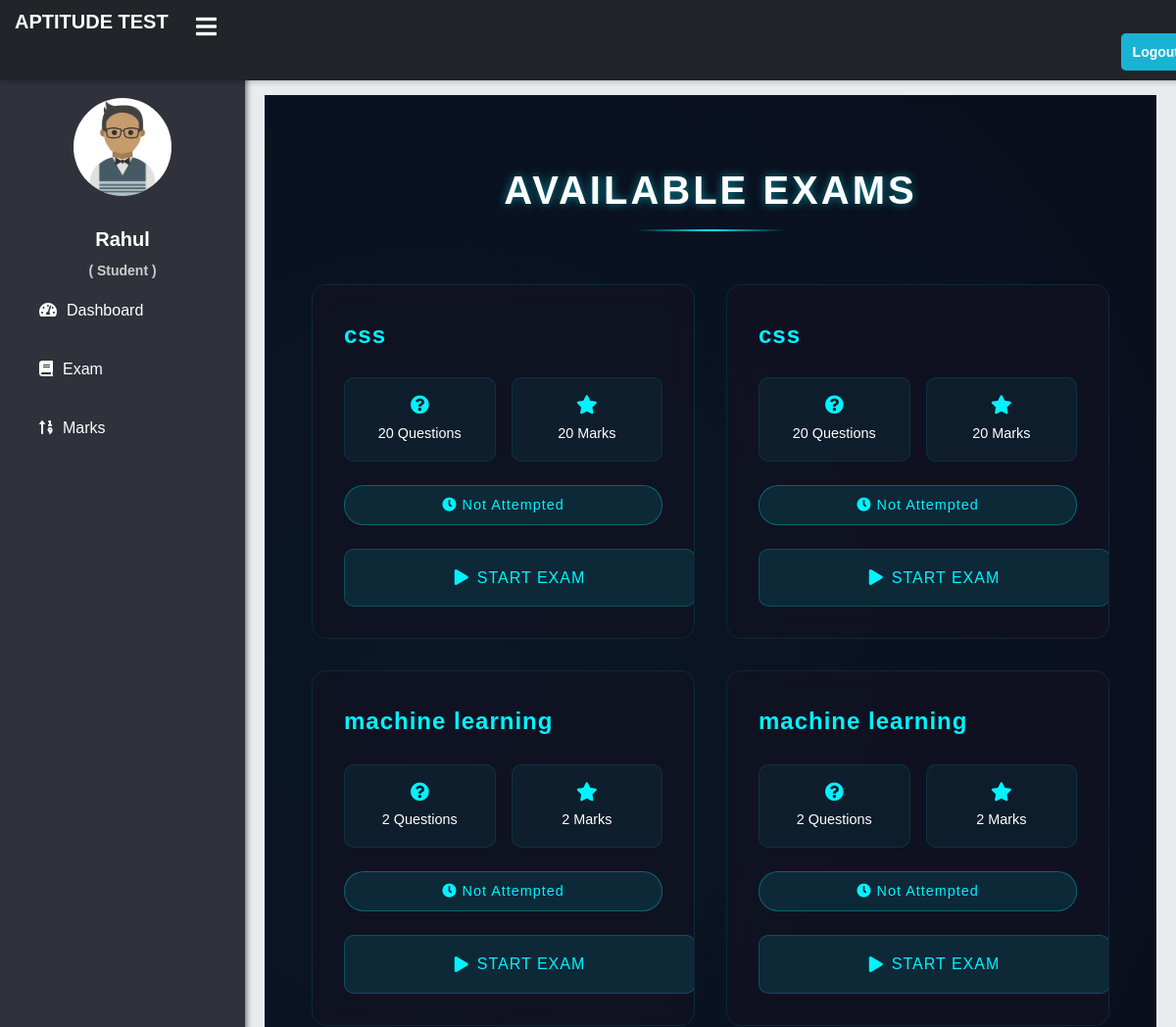
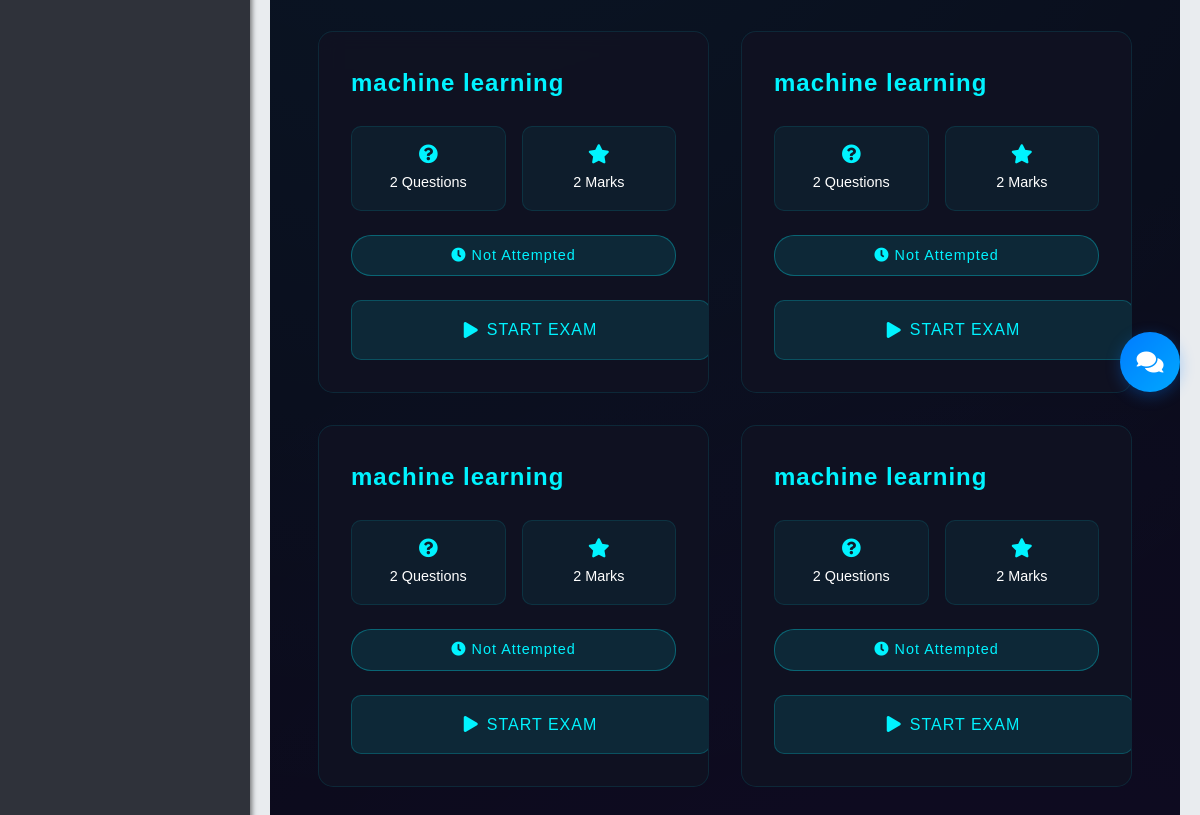
Page /student/student-exam (signed in) on the committed database (2 pictures, top to bottom).
### quiz/models.py (models this page shows, shortened)
class Course(models.Model):
   course_name = models.CharField(max_length=50)
   question_number = models.PositiveIntegerField()
   total_marks = models.PositiveIntegerField()

### student/views.py (the view)
# urls.py: path('student-exam', views.student_exam_view,name='student-exam'),
@login_required(login_url='studentlogin')
@user_passes_test(is_student)
def student_exam_view(request):
    courses=QMODEL.Course.objects.all()
    return render(request,'student/student_exam.html',{'courses':courses})

### student/views.py (called while the page is built)
def is_student(user):
    return user.groups.filter(name='STUDENT').exists()

### templates/student/student_exam.html (shortened to what this page needs)
{% extends 'student/studentbase.html' %}
{% load static %}
{% block content %}
<div class="exam-container">
  <h2 class="section-title">Available Exams</h2>
  <div class="exam-grid">
    {% for course in courses %}
    <div class="exam-card">
      <div class="exam-name">{{ course.course_name }}</div>
      <div class="exam-stats">
        <div class="stat-item">
          <i class="fas fa-question-circle"></i>
          <span>{{ course.question_number }} Questions</span>
        </div>
        <div class="stat-item">
          <i class="fas fa-star"></i>
          <span>{{ course.total_marks }} Marks</span>
        </div>
      </div>
      {% if course.completed %}
        {% if course.passed %}
          <div class="exam-status status-completed">
            <i class="fas fa-check-circle"></i> Completed
          </div>
          <div class="score-display score-passed">
            Score: {{ course.score }}/{{ course.total_marks }}
          </div>
        {% else %}
          <div class="exam-status status-failed">
            <i class="fas fa-times-circle"></i> Failed
          </div>
          <div class="score-display score-failed">
            Score: {{ course.score }}/{{ course.total_marks }}
          </div>
        {% endif %}
        <a href="{% url 'check-marks' course.id %}" class="action-button">
          <i class="fas fa-chart-bar"></i> View Details
        </a>
      {% else %}
        <div class="exam-status status-pending">
          <i class="fas fa-clock"></i> Not Attempted
        </div>
        <a href="{% url 'take-exam' course.id %}" class="action-button">
          <i class="fas fa-play"></i> Start Exam
        </a>
      {% endif %}
    </div>
    {% empty %}
    <div class="empty-state">
      <i class="fas fa-book-open"></i>
      <p>No exams available at the moment</p>
    </div>
    {% endfor %}
  </div>
</div>
{% endblock content %}

### templates/student/studentbase.html (shortened to what this page needs)
<!DOCTYPE html>
{% load static %}
<html lang="en" dir="ltr">
<head>
    <link rel="stylesheet" href="https://cdnjs.cloudflare.com/ajax/libs/font-awesome/5.15.4/css/all.min.css">
    <link rel="stylesheet" href="{% static 'css/chatbot.css' %}">
</head>
<body>
    <header>
        <label for="check">
            <i style="left: 200px; margin-top: 5px;" class="fas fa-bars" id="sidebar_btn"></i>
        </label>
        <div class="left_area">
            <h3>Aptitude Test</h3>
        </div>
        <div class="right_area">
            <a href="/logout" class="logout_btn">Logout</a>
        </div>
    </header>
    <div class="sidebar">
        <center>
            <img src="{% static 'image/student.png' %}" class="profile_image" alt="">
            <h4>{{ request.user.first_name }}</h4>
            <h6>( Student )</h6>
        </center>
        <a href="/student/student-dashboard"><i class="fas fa-tachometer-alt"></i><span>Dashboard</span></a>
        <a href="/student/student-exam"><i class="fas fa-book"></i><span>Exam</span></a>
        <a href="/student/student-marks"><i class="fas fa-sort-numeric-up"></i><span>Marks</span></a>
    </div>
    <div class="content">
        <br><br><br>
        {% block content %}
        {% endblock content %}
        <br><br><br>
        {% include "quiz/footer.html" %}
    </div>
</body>
</html>

### templates/student/studentbase.html (style rules this page uses)
body { margin: 0; padding: 0; font-family: "Arial", sans-serif; background-color: #f4f4f4; color: #333; line-height: 1.6; }
header { position: fixed; background: #22242A; padding: 10px 15px; width: 100%; z-index: 1; box-shadow: 0 2px 5px rgba(0, 0, 0, 0.2); }
.left_area h3 { color: #fff; margin: 0; text-transform: uppercase; font-size: 20px; font-weight: 700; line-height: 1.2; }
.logout_btn { padding: 8px 12px; background: #19B3D3; text-decoration: none; float: right; border-radius: 5px; font-size: 14px; font-weight: 600; color: #fff; transition: background 0.3s, transform 0.3s; }
.sidebar { background: #2f323a; margin-top: 70px; padding-top: 30px; position: fixed; left: 0; width: 250px; height: 100%; transition: left 0.3s; box-shadow: 2px 0 5px rgba(0, 0, 0, 0.5); overflow-y: auto; }
.sidebar .profile_image { width: 100px; height: 100px; border-radius: 50%; margin-bottom: 10px; }
.sidebar h4 { color: #fff; margin: 10px 0 5px; font-size: 20px; }
.sidebar h6 { color: #ccc; margin: 0; font-size: 14px; }
.sidebar a { color: #fff; display: block; width: 100%; line-height: 60px; text-decoration: none; padding-left: 40px; box-sizing: border-box; transition: background 0.3s, padding-left 0.3s; }
.sidebar i { padding-right: 10px; transition: transform 0.3s; }
label #sidebar_btn { z-index: 1; color: #fff; position: fixed; cursor: pointer; left: 300px; font-size: 24px; margin: 5px 0; transition: color 0.3s; }
.content { margin-left: 250px; background: #e9ecef; height: 100vh; transition: margin-left 0.3s; padding: 20px; overflow-y: auto; }

### templates/student/student_exam.html (style rules this page uses)
:root { --neon-blue: #00f3ff; --neon-purple: #9d00ff; --dark-bg: #0a0b1a; --card-bg: rgba(16, 18, 34, 0.95); }
.exam-container { padding: 2rem; min-height: 100vh; background: var(--dark-bg); background-image: radial-gradient(circle at 20% 20%, rgba(0, 243, 255, 0.05) 0%, transparent 50%), radial-gradient(circle at 80% 80%, rgba(157, 0, 255, 0.05) 0%, transparent 50%); }
.section-title { color: #fff; font-size: 2.5rem; text-align: center; margin-bottom: 3rem; font-weight: 600; text-transform: uppercase; letter-spacing: 3px; position: relative; text-shadow: 0 0 10px rgba(0, 243, 255, 0.5); }
.section-title::after { content: ''; position: absolute; bottom: -10px; left: 50%; transform: translateX(-50%); width: 150px; height: 2px; background: linear-gradient(90deg, transparent, var(--neon-blue), transparent); }
.exam-grid { display: grid; grid-template-columns: repeat(auto-fit, minmax(300px, 1fr)); gap: 2rem; padding: 1rem; }
.exam-card { background: var(--card-bg); border-radius: 15px; padding: 2rem; position: relative; overflow: hidden; border: 1px solid rgba(0, 243, 255, 0.1); backdrop-filter: blur(10px); transition: all 0.3s ease; }
.exam-card::before { content: ''; position: absolute; top: 0; left: 0; width: 100%; height: 100%; background: linear-gradient(45deg, transparent, rgba(0, 243, 255, 0.03), transparent); transform: translateY(-100%); transition: transform 0.5s ease; }
.exam-name { color: var(--neon-blue); font-size: 1.5rem; margin-bottom: 1.5rem; font-weight: 600; letter-spacing: 1px; }
.exam-stats { display: grid; grid-template-columns: 1fr 1fr; gap: 1rem; margin-bottom: 1.5rem; }
.stat-item { background: rgba(0, 243, 255, 0.05); padding: 1rem; border-radius: 10px; text-align: center; border: 1px solid rgba(0, 243, 255, 0.1); }
.stat-item i { color: var(--neon-blue); font-size: 1.2rem; margin-bottom: 0.5rem; }
.stat-item span { color: #fff; font-size: 0.9rem; display: block; }
.exam-status { margin-bottom: 1.5rem; padding: 0.5rem 1rem; border-radius: 20px; text-align: center; font-size: 0.9rem; font-weight: 500; letter-spacing: 1px; }
.status-pending { background: rgba(0, 243, 255, 0.1); color: var(--neon-blue); border: 1px solid rgba(0, 243, 255, 0.3); }
.action-button { display: inline-flex; align-items: center; justify-content: center; gap: 0.5rem; width: 100%; padding: 1rem; background: rgba(0, 243, 255, 0.1); border: 1px solid rgba(0, 243, 255, 0.2); border-radius: 10px; color: var(--neon-blue); font-weight: 500; text-transform: uppercase; letter-spacing: 1px; text-decoration: none; transition: all 0.3s ease; position: relative; overflow: hidden; }
.action-button::before { content: ''; position: absolute; top: 50%; left: 50%; width: 100%; height: 100%; background: rgba(0, 243, 255, 0.1); transform: translate(-50%, -50%) scale(0); border-radius: 50%; transition: transform 0.5s ease; }

### rows in the picture
Course: course_name "css", question_number "20", total_marks "20"
Course: course_name "css", question_number "20", total_marks "20"
Course: course_name "machine learning", question_number "2", total_marks "2"
Course: course_name "machine learning", question_number "2", total_marks "2"
Course: course_name "machine learning", question_number "2", total_marks "2"
Course: course_name "machine learning", question_number "2", total_marks "2"
Course: course_name "machine learning", question_number "2", total_marks "2"
Course: course_name "machine learning", question_number "2", total_marks "2"

### other values in the picture
{{ request.user.first_name }} "Rahul"
